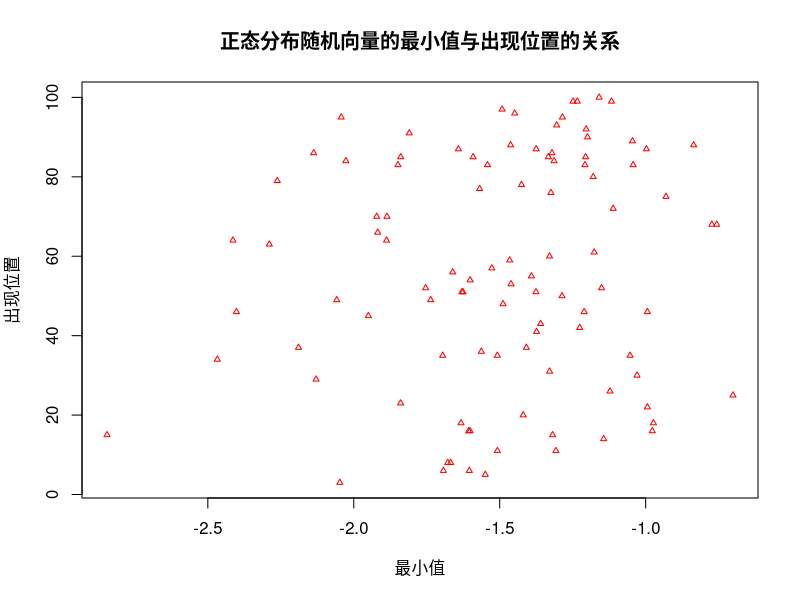

The R source for this figure:
# 1
## for
x <- 1:100
for (i in x) {
  print(i)
}

## while
x <- 1:100
i <- 1
while (i <= 100) {
  print(x[i])
  i <- i + 1
}

## repeat
j <- 1
repeat {
  print(j)
  j <- j + 1
  if (j > 100) {
    break
  }
}

# 2
i <- 1
sum_100 <- 0
while (i <= 100) {
  sum_100 <- sum_100 + i
  i <- i + 1
}

sum_100

# 3
i <- 1
sum_single <- 0
repeat {
  sum_single <- sum_single + i
  i <- i + 2
  if (i >= 100) {
    break
  }
}
print(sum_single)

# 4

sum_3_5 <- 0
for (num in 1:100) {
  if (num %% 3 == 0 || num %% 5 == 0) {
    sum_3_5 <- sum_3_5 + num
    print(num)
  }
}

print(sum_3_5)


# 5
set.seed(123) #设置随机数种子

r_vector <- rnorm(100, mean = 1, sd = 1)
min_vecotr <- min(r_vector)
min_vecotr
for (i in 1:100) {
  if (r_vector[i] == min_vecotr) {
    a <- paste("index of min in r_vector:", i)
    break
  }
}
print(a)


# 6
count <- 1
min.count <- vector() # 最小值的位置
min.norm <- vector() # 最小值
repeat {
  r_vector100 <- rnorm(100, mean = 1, sd = 1)
  min.norm[count] <- min(r_vector100)
  min.count[count] <- which.min(r_vector100) # 找出最小值的索引
  count <- count + 1
  if (count > 100) {
    break
  }
}
length(min.count)
min.norm
plot(min.norm, min.count, pch = 2, cex = 3 / 5, col = "red",
     xlab = "最小值", ylab = "出现位置")
title("正态分布随机向量的最小值与出现位置的关系")